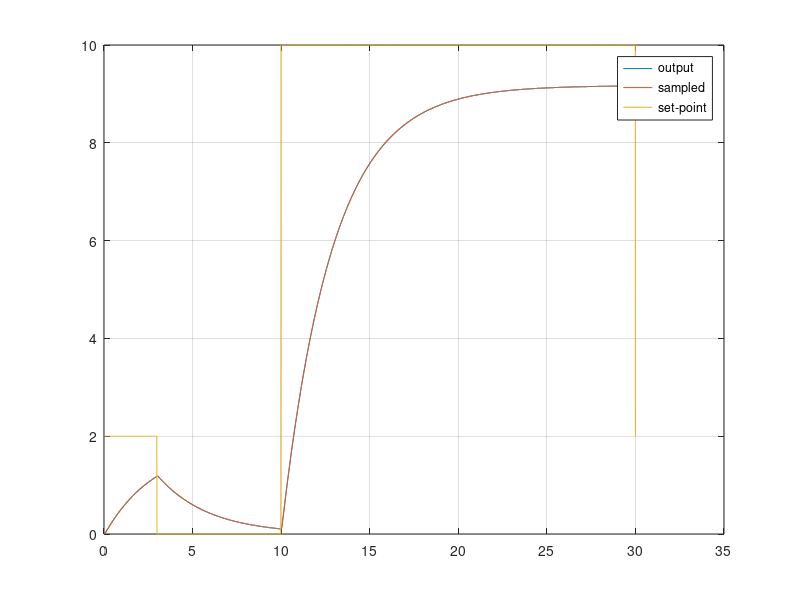
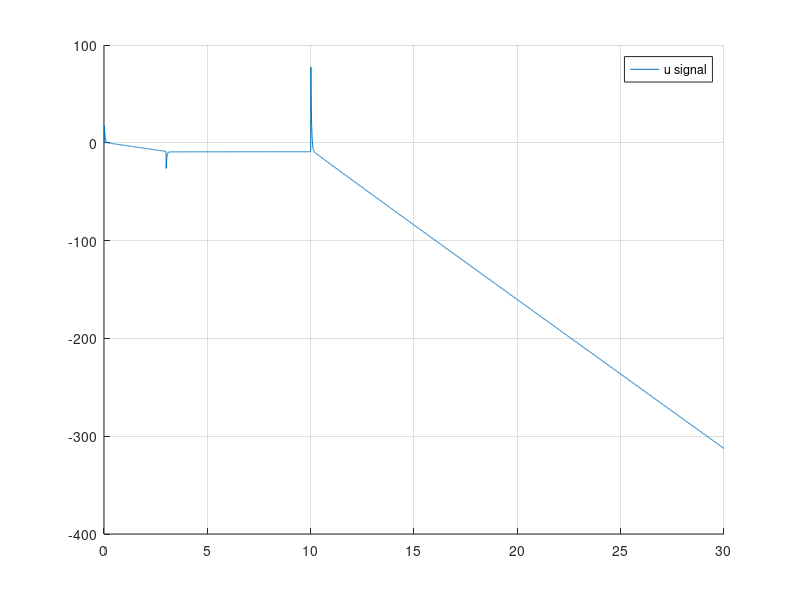
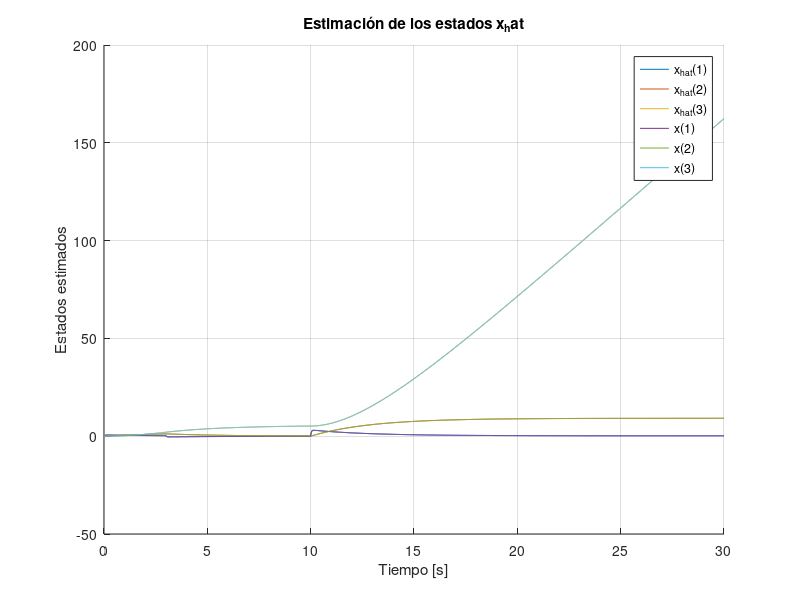

These figures' MATLAB source, in order:
clear all;
close all;
%% Parámetros de Simulación
Ts = 0.01;
Tf = 30;
Nsim = Tf/Ts;
t = 0:Ts:Tf;

%% Señal de Entrada - Set Point
r_sp = 2*ones(size(t));

%% Espacio de estados identificado invertido - ecuacion calculada
% A = [0 1 0; 4.8976 -0.52198 0.319; 0 0 -0.33792];
% B = [0; -0.468; 0.495];
% C = [1 0 0];
% D = 0;

A = [0.9917 0.04709 0.01653; 0.009958 1 0.00008276; 0.00004986 0.01 1];
B = [0.009958; 0.00004986; 0.0000001663];
C = [0 1 0];
D = 0;

% A = [0 1; -0.9903 1.99];
% B = [-0.000002972; -0.000009109];
% C = [1 0];
% D = 0;

% Funcion de transferencia Pendulo natural
% num = [-0.001862 -0.05642];
% den = [1 0.4719 4.919];
% [A, B, C, D] = tf2ss(num,den);
% 
% sys_ss = ss(A, B, C, D);
% 
% SS_disc = c2d(sys_ss, Ts);

SS_disc = ss(A, B, C, D, Ts);
sys_ss = d2c(SS_disc);
%% Tamaño vectores Espacio de Estados
nx = length(SS_disc.A);

%% Determinación de la matriz K - LQR
Q = diag([100 100000 100 1]);
R = 0.00000001;

K_hat = lqi(SS_disc, Q, R);
K_new = K_hat(1:nx);
ki = K_hat(end);

%% Observador
x0 = zeros(1, nx)';

x_hat = ones(nx, Nsim + 1) .* x0;

% Polos en plano S
pole1_obs = -10;
pole2_obs = -1+j*0.2;
pole3_obs = -1-j*0.2;
% Polos mapeados a plano Z
pole1_obs_z = exp(pole1_obs*Ts);
pole2_obs_z = exp(pole2_obs*Ts);
pole3_obs_z = exp(pole3_obs*Ts);

p_obs = [pole1_obs_z pole2_obs_z pole3_obs_z];
L = place(SS_disc.A', SS_disc.C', p_obs);
L = L';

%% Variables Iniciales
x = ones(nx, Nsim + 1) .* x0;

% Salidas del simulador
yOut  = SS_disc.C*x0; 
tOut = 0;
uOut = 0;
dt = linspace(0, Ts, 10)';
integral_error = zeros(1, Nsim);
e = zeros(1, Nsim);
q = zeros(1, Nsim);
y_feedback = SS_disc.C*x0;

%% Representa el tiempo real, cuanto tiempo está corriendo el
% microcontrolador, el tiempo entre interrupciones el tiempo de muestreo
for k = 1:Nsim
    
    if k >= 3/Ts
        r_sp(k) = 0;
    end
    if k >= 10/Ts
        r_sp(k) = 10;
    end
    % if k >= 11/Ts
    %     r_sp(k) = 0;
    % end
    % Microcontrolador %
    e(k) = r_sp(k) - y_feedback;

    % Sin integrador  
%     u(k) = - K*x(:, k);

    % Con integrador, sin referencia
%     e(k) = y_feedback;
%     u(k) = -ki*y_feedback - K_new*x(:, k);

    % Con integrador
    u(k) = -ki*q(k) - K_new*x_hat(:, k);
    %u(k) =  - K_new*x_hat(:, k);
    
    x_hat(:, k+1) = (SS_disc.A - L*SS_disc.C)*x_hat(:, k) + SS_disc.B*u(k) + L*y_feedback;
     
    uOut = [uOut u(k)];
%     if u(k) <= 2456
%         u(k) = 2456;
%     end
    u = u(k)*ones(1, numel(dt)); % ZOH de la U - DAC

    % Sistema en la vida real %
    [y, tsim, XssOut] = lsim(sys_ss, u, dt, x(:, k)); % XssOut es la salida del Espacio de Estados. Cambiar
    x(:, k+1) = XssOut(end, :)'; % x es el vector de estados
    q(k+1) = q(k) + e(k); % Integrador se obtiene con el modelo discretizado
    y_feedback = y(end, :); % Sampling - ADC

    tOut = [tOut (tsim' + t(k))];
    yOut = [yOut y'];
end

%% Gráficos
figure(1)
plot(tOut, yOut);
hold on
stairs(t, SS_disc.C*x);
plot(t, r_sp);
legend('output', 'sampled', 'set-point')
grid on

figure(2)
hold on
plot(t, uOut)
legend('u signal')
grid on

%% Gráficos de la estimación de los estados
figure(3)
hold on
for i = 1:nx
    plot(t, x_hat(i, 1:Nsim+1));
end
for i = 1:nx
    plot(t, x(i, 1:Nsim+1));
end
legend('x_{hat}(1)','x_{hat}(2)', 'x_{hat}(3)','x(1)','x(2)', 'x(3)');
title('Estimación de los estados x_hat');
xlabel('Tiempo [s]');
ylabel('Estados estimados');
grid on